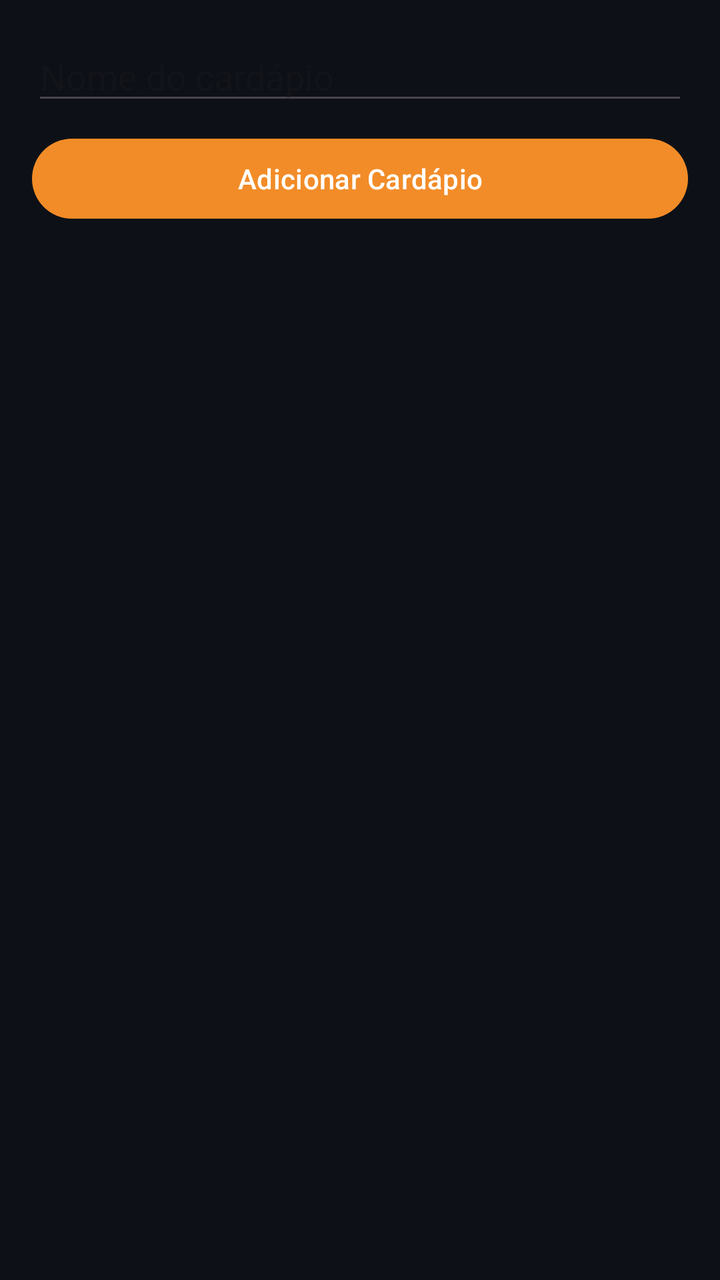
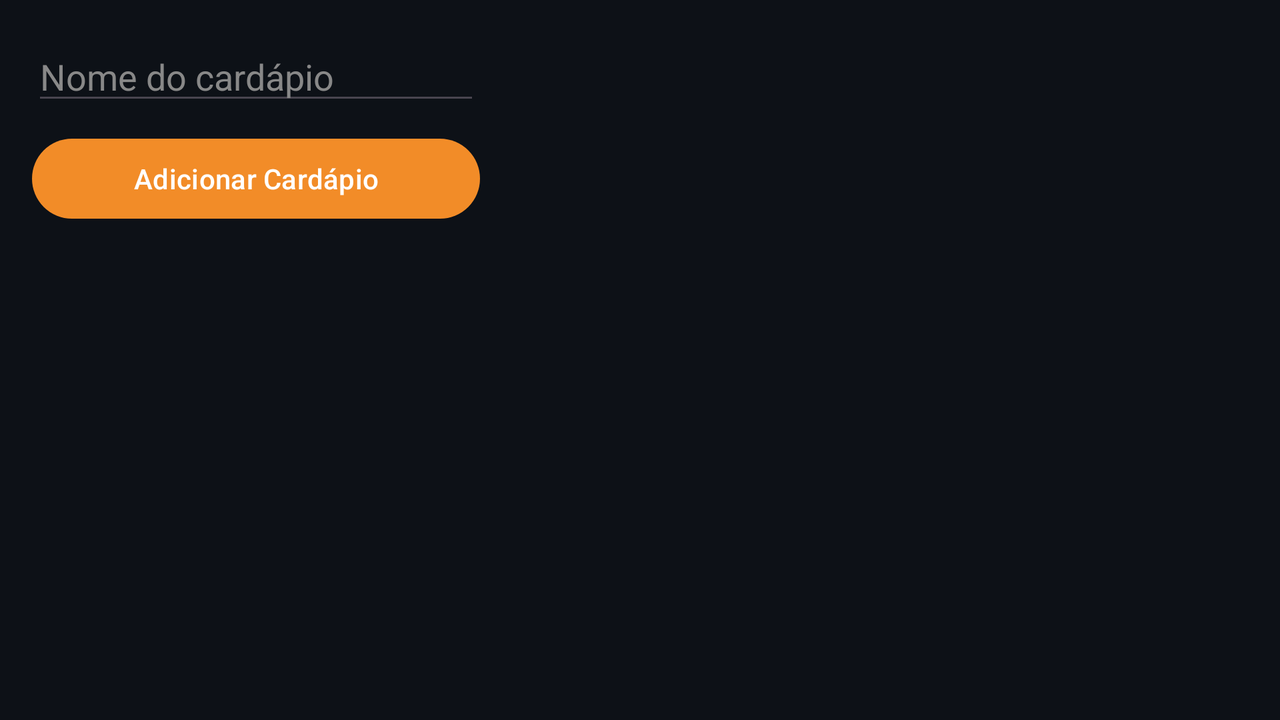

The same Android screen from two of the app's own layout files: first res/layout/ as a phone draws it, then the repository's variant for another configuration, drawn on a device whose configuration selects that folder. Both files follow.
<!-- AndroidManifest.xml: application theme Theme.BartenderMenu -->
<!-- res/layout/activity_menu_list.xml -->
<?xml version="1.0" encoding="utf-8"?>
<LinearLayout
    xmlns:android="http://schemas.android.com/apk/res/android"
    android:layout_width="match_parent"
    android:layout_height="match_parent"
    android:orientation="vertical"
    android:padding="16dp">

    <EditText
        android:id="@+id/edtMenuName"
        android:layout_width="match_parent"
        android:layout_height="wrap_content"
        android:hint="Nome do cardápio" />

    <Button
        android:id="@+id/btnAddMenu"
        android:layout_width="match_parent"
        android:layout_height="wrap_content"
        android:text="Adicionar Cardápio"
        android:layout_marginTop="8dp"/>

    <androidx.recyclerview.widget.RecyclerView
        android:id="@+id/recyclerViewMenus"
        android:layout_width="match_parent"
        android:layout_height="0dp"
        android:layout_weight="1"
        android:layout_marginTop="16dp"/>

</LinearLayout>
<!-- resources referenced by this layout -->
<resources>
  <style name="Theme.BartenderMenu" parent="Base.Theme.BartenderMenu" />
  <style name="Base.Theme.BartenderMenu" parent="Theme.Material3.DayNight.NoActionBar">
          
          
          <item name="colorPrimary">@color/orange_primary</item>
          <item name="colorPrimaryVariant">@color/orange_dark</item>
          <item name="colorOnPrimary">@color/white</item>
          <item name="android:windowBackground">@color/dark_bg</item>
      </style>
  <color name="orange_primary">#F28C28</color>
  <color name="orange_dark">#D17A20</color>
  <color name="white">#FFFFFF</color>
  <color name="dark_bg">#0d1117</color>
</resources>
<!-- res/layout-land/activity_menu_list.xml (the repository's variant of the layout above) -->
<!-- drawn on the phone turned sideways -->
<?xml version="1.0" encoding="utf-8"?>
<androidx.constraintlayout.widget.ConstraintLayout
    xmlns:android="http://schemas.android.com/apk/res/android"
    xmlns:app="http://schemas.android.com/apk/res-auto"
    android:layout_width="match_parent"
    android:layout_height="match_parent">

    
    <LinearLayout
        android:id="@+id/leftPanelMenus"
        android:layout_width="0dp"
        android:layout_height="0dp"
        android:orientation="vertical"
        android:padding="16dp"
        app:layout_constraintStart_toStartOf="parent"
        app:layout_constraintEnd_toStartOf="@id/recyclerViewMenus"
        app:layout_constraintTop_toTopOf="parent"
        app:layout_constraintBottom_toBottomOf="parent"
        app:layout_constraintWidth_percent="0.4">

        <EditText
            android:id="@+id/edtMenuName"
            android:layout_width="match_parent"
            android:layout_height="wrap_content"
            android:hint="Nome do cardápio"
            android:textColor="#FFFFFF"
            android:textColorHint="#888888"/>

        <Button
            android:id="@+id/btnAddMenu"
            android:layout_width="match_parent"
            android:layout_height="wrap_content"
            android:text="Adicionar Cardápio"
            android:layout_marginTop="8dp"/>

    </LinearLayout>

    
    <androidx.recyclerview.widget.RecyclerView
        android:id="@+id/recyclerViewMenus"
        android:layout_width="0dp"
        android:layout_height="0dp"
        android:padding="8dp"
        app:layout_constraintStart_toEndOf="@id/leftPanelMenus"
        app:layout_constraintEnd_toEndOf="parent"
        app:layout_constraintTop_toTopOf="parent"
        app:layout_constraintBottom_toBottomOf="parent"/>

</androidx.constraintlayout.widget.ConstraintLayout>
